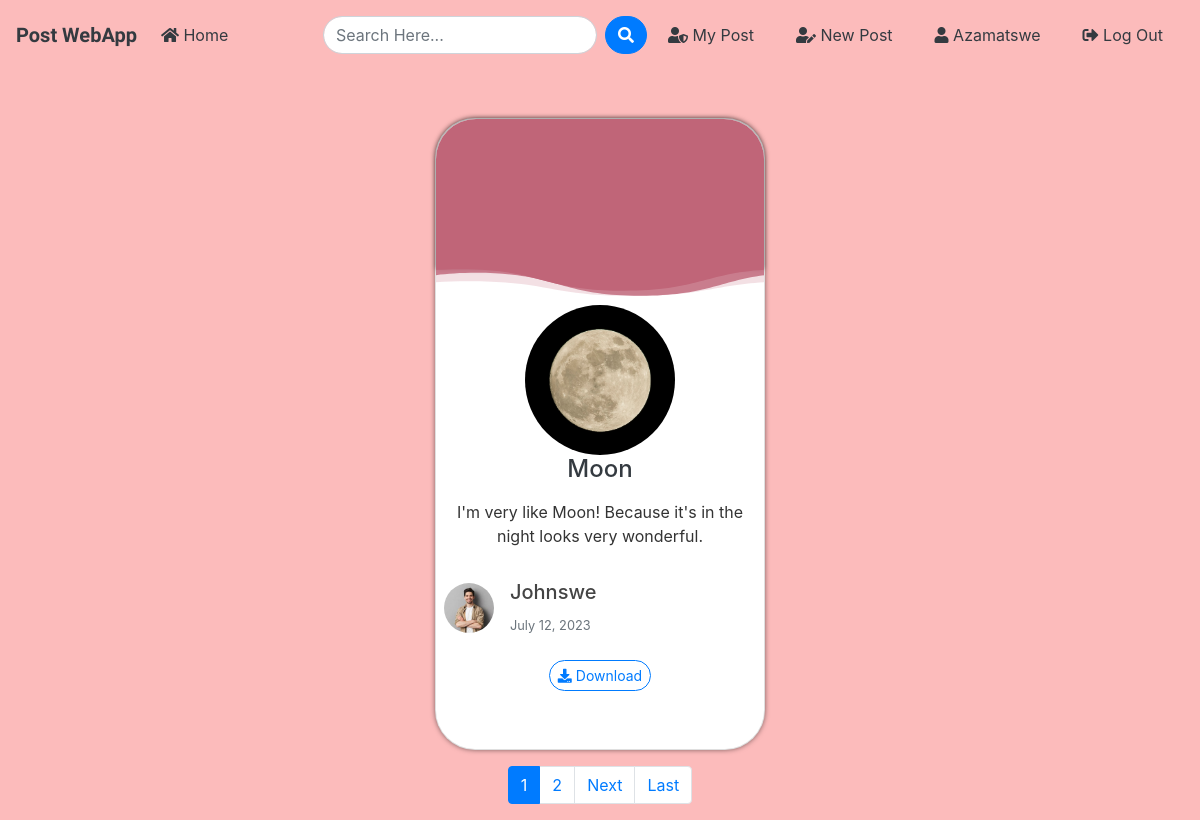
The page / (signed in) on the database its author committed.
### blog/models.py (models this page shows, shortened)
class Post(models.Model):
	title = models.CharField(max_length=100)
	file = models.FileField(null=True,blank=True,upload_to='Files')
	content = models.TextField()
	date_posted = models.DateTimeField(default=timezone.now)
	author = models.ForeignKey(User, on_delete=models.CASCADE)

### users/models.py (models this page shows, shortened)
class Profile(models.Model):
    user = models.OneToOneField(User, on_delete=models.CASCADE)
    image = models.ImageField(default='default.jpg', upload_to='profile_pics')

### blog/views.py (the view)
# urls.py: path('', PostListView.as_view(), name='blog-home'),
class PostListView(ListView):
    model = Post
    template_name = 'blog/index.html'
    context_object_name = 'posts'
    ordering = ['-date_posted']
    paginate_by = 1

### blog/templates/blog/index.html (shortened to what this page needs)
{% extends "blog/base.html" %}
{% block content %}
    <div class="container">
            <div class="d-flex justify-content-center">
            {% for post in posts %}
                <div class="col-lg-4 col-md-6">
                    <div class="mt-5  h-100">
                        <div class="card  card_obj">
                            {% if post.file %}
                                <div class="text-center">
                                    <section class="banner">
                                        <div class="banner__content"></div>
                                    </section>
                                </div>
                            {% endif %}
                           <div class="d-flex justify-content-center">
                                <img src="{{ post.file.url }}" class="rounded-circle  img-fluid" alt="" style="width: 150px; height: 150px; object-fit: cover;">
                            </div>
                            <h4><a class="text-dark d-flex justify-content-center" href="{% url 'post-detail' post.id %}">{{ post.title }}</a></h4>
                            <p class="card-text p-2 text-center content-scroll">{{ post.content }}</p>
                            <div class="d-flex align-items-center p-2">
                                <a href="{{ post.author.profile.image.url }}" target="_blank">
                                    <img src="{{ post.author.profile.image.url }}" alt="" class="rounded-circle      img-fluid mr-3" style="width: 50px; height: 50px; object-fit: cover;">
                                </a>
                             <div>
                                    <a class="text-dark" href="{% url 'user-posts' post.author.username %}">
                                        <h5>{{ post.author }}</h5>
                                    </a>
                                    <small class="text-muted">{{ post.date_posted|date:"F d, Y" }}</small>
                             </div>
                            </div>
                            <div class="text-center">
                                {% if post.file %}
                                    <a class="btn btn-outline-primary btn-sm mb-3 mt-3 rounded-pill" href="{{ post.file.url }}" download><i class="fas fa-download"></i> Download</a>
                                {% endif %}
                            </div>
                        </div>
                    </div>
                </div>
            {% endfor %}
        </div>
    </div>
    {% if is_paginated %}
        <div class="container mt-3 mb-3">
            <nav aria-label="Page navigation">
                <ul class="pagination justify-content-center">
                    {% for num in page_obj.paginator.page_range %}
                        {% if page_obj.number == num %}
                            <li class="page-item active">
                                <span class="page-link">{{ num }}</span>
                            </li>
                        {% elif num > page_obj.number|add:'-3' and num < page_obj.number|add:'3' %}
                            <li class="page-item">
                                <a class="page-link" href="?page={{ num }}">{{ num }}</a>
                            </li>
                        {% endif %}
                    {% endfor %}
                    {% if page_obj.has_next %}
                        <li class="page-item">
                             <a class="page-link" href="?page={{ page_obj.next_page_number }}">Next</a>
                        </li>
                        <li class="page-item">
                            <a class="page-link" href="?page={{ page_obj.paginator.num_pages }}">Last</a>
                        </li>
                    {% endif %}
                </ul>
            </nav>
        </div>
    {% endif %}
{% endblock content %}

### blog/templates/blog/base.html (shortened to what this page needs)
{% load static %}
<!doctype html>
<html lang="en">
  <head>
    <link rel="stylesheet" href="https://stackpath.bootstrapcdn.com/bootstrap/4.3.1/css/bootstrap.min.css">
    <link rel="stylesheet" href="https://use.fontawesome.com/releases/v5.8.1/css/all.css" >
    <link rel="stylesheet" href="{% static 'blog/style.css' %}">
</head>
  <body>
        <nav class="navbar navbar-expand-lg navbar-dark">
            <a class="navbar-brand font-weight-bold text-dark logo_txt" href="{% url 'blog-home' %}">Post WebApp</a>
                <div class="collapse navbar-collapse" id="navbarSupportedContent">
                  <ul class="navbar-nav mr-auto">
                    <li class="nav-item active">
                      <a class="nav-link text-dark" href="{% url 'blog-home' %}"><i class="fas fa-home"></i> Home <span class="sr-only">(current)</span></a>
                    </li>
                  </ul>
                 <form id="searchform" action="{% url 'search' %}" method="get" class="d-flex">
                <input type="text" name="q" type="text" value="{{ request.GET.q }}" placeholder="Search Here..." class="form-control mr-2 rounded-pill" />
                <button type="button" onclick="searchform.submit()" class="btn btn-primary rounded-pill">
                <i class="fa fa-search"></i>
                </button>
                </form>
                    {% if user.is_authenticated %}
                    <a href="{% url 'user-posts' user %}" class="btn text-white m-2 text-dark"><i class="fas fa-user-shield"></i> My Post</a>
                    <a href="{% url 'post-create' %} " class="btn text-white m-2 text-dark"><i class="fas fa-user-edit "></i> New Post</a>
                    <a href="{% url 'profile' %} " class="btn text-white m-2 text-dark"><i class="fas fa-user text-dark"></i> {{ user.username }}</a>
                    <a href="{% url 'logout' %} " class="btn text-white m-2 text-dark"><i class="fas fa-sign-out-alt"></i> Log Out</a>
                    {% else %}
                    <a href="{% url 'login' %} " class="btn text-white m-2 text-dark"><i class="fas fa-user-tie"></i> Log In</a>
                    <a href="{% url 'register' %} " class="btn text-white m-2 text-dark"> <i class="fas fa-sign-in-alt"></i> Sign Up</a>
                    {% endif %}
                </div>
              </nav>
      <div class="container my-bg">
    {% block content %}{% endblock content %}
</div>
  </body>
</html>

### blog/static/blog/style.css (style rules this page uses)
body { background: #FCBBBB; color: #333333; margin-top: 0; }
h1, h2, h3, h4, h5, h6 { color: #444444; }
ul { margin: 0; }
.logo_txt { font-family: 'Kaushan Script', cursive; }
.banner__content { box-shadow: 0 0 5px rgba(0, 0, 0, 0.5); background: linear-gradient(180deg, #C06578 0%, #C06578 100%);; height: 150px; padding-top: 8%; padding-bottom: 8%; border-top-right-radius: 40px; border-top-left-radius: 40px; }
.card { border-radius: 40px; height: 632px; }
.content-scroll { max-height: 150px; overflow-y: scroll; }
.banner svg { width: 100%; fill: #C06578; }
.card_obj { border-radius: 40px; box-shadow: 0 0 5px rgba(0, 0, 0, 0.5); }

### rows shown on the page
Post: file (picture), title "Moon", content "I'm very like Moon! Because it's in the night looks very wonderful.", author.profile.image (picture), author "Johnswe", date_posted "July 12, 2023"

### other values the page prints
{{ user.username }} "Azamatswe"
{{ num }} "1"
{{ num }} "2"
